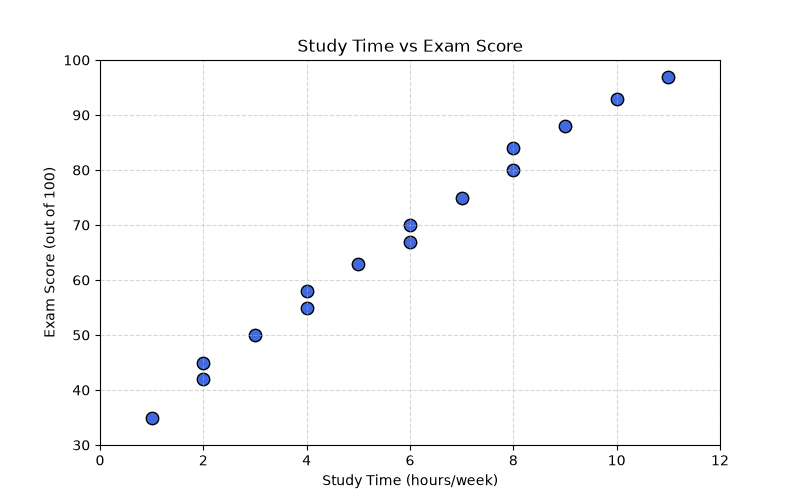

Write Python code to recreate this figure.
import matplotlib.pyplot as plt
study_time = [1, 2, 2, 3, 4, 4, 5, 6, 6, 7, 8, 8, 9, 10, 11]
exam_score = [35, 42, 45, 50, 55, 58, 63, 67, 70, 75, 80, 84, 88, 93, 97]
plt.figure(figsize=(8,5))

# Scatter Plot
plt.scatter(
    study_time,
    exam_score,
    color='royalblue',
    edgecolors='black',
    s=80
)

plt.title("Study Time vs Exam Score")
plt.xlabel("Study Time (hours/week)")
plt.ylabel("Exam Score (out of 100)")

plt.xlim(0, 12)
plt.ylim(30, 100)

plt.grid(True, linestyle='--', alpha=0.5)

plt.savefig("scatterplot.png")
print("Scatter plot saved successfully!")

plt.show()
